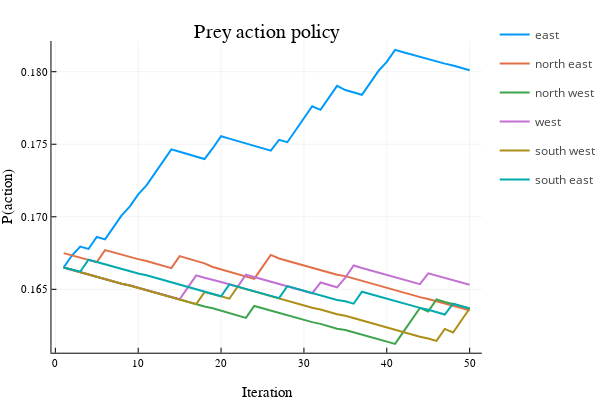

The notebook cell this image was saved under:
### Code cell
plot(x, prey, title = "Prey action policy", 
label = ["east" "north east" "north west" "west" "south west" "south east"], lw = 2)
xlabel!("Iteration")
ylabel!("P(action)")

### Figure 1 — Plotly figure (JSON) as saved in the notebook; plotly's stock layout.template omitted (floating-point values rounded to 4 significant figures)
{"data": [{"colorbar": {"title": ""}, "legendgroup": "east", "line": {"color": "rgba(0, 154, 250, 1.000)", "dash": "solid", "shape": "linear", "width": 2}, "mode": "lines", "name": "east", "showlegend": true, "type": "scatter", "x": [1, 2, 3, 4, 5, 6, 7, 8, 9, 10, 11, 12, 13, 14, 15, 16, 17, 18, 19, 20, 21, 22, 23, 24, 25, 26, 27, 28, 29, 30, 31, 32, 33, 34, 35, 36, 37, 38, 39, 40, 41, 42, 43, 44, 45, 46, 47, 48, 49, 50], "xaxis": "x", "y": [0.1665, 0.1673, 0.1679, 0.1678, 0.1686, 0.1684, 0.1693, 0.1701, 0.1707, 0.1715, 0.1722, 0.173, 0.1738, 0.1746, 0.1745, 0.1743, 0.1741, 0.174, 0.1747, 0.1756, 0.1754, 0.1752, 0.1751, 0.1749, 0.1747, 0.1746, 0.1753, 0.1751, 0.176, 0.1768, 0.1776, 0.1774, 0.1782, 0.179, 0.1787, 0.1786, 0.1784, 0.1792, 0.1801, 0.1807, 0.1815, 0.1813, 0.1812, 0.181, 0.1809, 0.1807, 0.1806, 0.1804, 0.1803, 0.1801], "yaxis": "y", "zmax": null, "zmin": null}, {"colorbar": {"title": ""}, "legendgroup": "north east", "line": {"color": "rgba(227, 111, 71, 1.000)", "dash": "solid", "shape": "linear", "width": 2}, "mode": "lines", "name": "north east", "showlegend": true, "type": "scatter", "x": [1, 2, 3, 4, 5, 6, 7, 8, 9, 10, 11, 12, 13, 14, 15, 16, 17, 18, 19, 20, 21, 22, 23, 24, 25, 26, 27, 28, 29, 30, 31, 32, 33, 34, 35, 36, 37, 38, 39, 40, 41, 42, 43, 44, 45, 46, 47, 48, 49, 50], "xaxis": "x", "y": [0.1675, 0.1673, 0.1672, 0.167, 0.1669, 0.1677, 0.1675, 0.1674, 0.1672, 0.1671, 0.167, 0.1668, 0.1666, 0.1665, 0.1673, 0.1671, 0.167, 0.1668, 0.1665, 0.1664, 0.1662, 0.166, 0.1659, 0.1657, 0.1665, 0.1674, 0.1671, 0.167, 0.1668, 0.1666, 0.1665, 0.1663, 0.1662, 0.166, 0.1659, 0.1657, 0.1656, 0.1654, 0.1652, 0.1651, 0.165, 0.1648, 0.1646, 0.1645, 0.1643, 0.1642, 0.164, 0.1639, 0.1637, 0.1636], "yaxis": "y", "zmax": null, "zmin": null}, {"colorbar": {"title": ""}, "legendgroup": "north west", "line": {"color": "rgba(62, 164, 78, 1.000)", "dash": "solid", "shape": "linear", "width": 2}, "mode": "lines", "name": "north west", "showlegend": true, "type": "scatter", "x": [1, 2, 3, 4, 5, 6, 7, 8, 9, 10, 11, 12, 13, 14, 15, 16, 17, 18, 19, 20, 21, 22, 23, 24, 25, 26, 27, 28, 29, 30, 31, 32, 33, 34, 35, 36, 37, 38, 39, 40, 41, 42, 43, 44, 45, 46, 47, 48, 49, 50], "xaxis": "x", "y": [0.1665, 0.1663, 0.1662, 0.166, 0.1659, 0.1657, 0.1656, 0.1654, 0.1653, 0.1651, 0.165, 0.1648, 0.1646, 0.1645, 0.1643, 0.1641, 0.164, 0.1638, 0.1637, 0.1635, 0.1634, 0.1632, 0.163, 0.1639, 0.1637, 0.1635, 0.1634, 0.1632, 0.1631, 0.1629, 0.1627, 0.1626, 0.1625, 0.1623, 0.1622, 0.162, 0.1619, 0.1617, 0.1615, 0.1614, 0.1612, 0.1621, 0.1629, 0.1637, 0.1635, 0.1643, 0.1641, 0.164, 0.1638, 0.1637], "yaxis": "y", "zmax": null, "zmin": null}, {"colorbar": {"title": ""}, "legendgroup": "west", "line": {"color": "rgba(195, 113, 210, 1.000)", "dash": "solid", "shape": "linear", "width": 2}, "mode": "lines", "name": "west", "showlegend": true, "type": "scatter", "x": [1, 2, 3, 4, 5, 6, 7, 8, 9, 10, 11, 12, 13, 14, 15, 16, 17, 18, 19, 20, 21, 22, 23, 24, 25, 26, 27, 28, 29, 30, 31, 32, 33, 34, 35, 36, 37, 38, 39, 40, 41, 42, 43, 44, 45, 46, 47, 48, 49, 50], "xaxis": "x", "y": [0.1665, 0.1663, 0.1662, 0.166, 0.1659, 0.1657, 0.1656, 0.1654, 0.1653, 0.1651, 0.165, 0.1648, 0.1646, 0.1645, 0.1643, 0.1651, 0.166, 0.1658, 0.1657, 0.1655, 0.1653, 0.1652, 0.166, 0.1658, 0.1657, 0.1655, 0.1654, 0.1652, 0.1651, 0.1649, 0.1647, 0.1655, 0.1653, 0.1651, 0.1658, 0.1666, 0.1665, 0.1663, 0.1661, 0.166, 0.1659, 0.1657, 0.1655, 0.1654, 0.1661, 0.1659, 0.1658, 0.1656, 0.1655, 0.1653], "yaxis": "y", "zmax": null, "zmin": null}, {"colorbar": {"title": ""}, "legendgroup": "south west", "line": {"color": "rgba(172, 142, 24, 1.000)", "dash": "solid", "shape": "linear", "width": 2}, "mode": "lines", "name": "south west", "showlegend": true, "type": "scatter", "x": [1, 2, 3, 4, 5, 6, 7, 8, 9, 10, 11, 12, 13, 14, 15, 16, 17, 18, 19, 20, 21, 22, 23, 24, 25, 26, 27, 28, 29, 30, 31, 32, 33, 34, 35, 36, 37, 38, 39, 40, 41, 42, 43, 44, 45, 46, 47, 48, 49, 50], "xaxis": "x", "y": [0.1665, 0.1663, 0.1662, 0.166, 0.1659, 0.1657, 0.1656, 0.1654, 0.1653, 0.1651, 0.165, 0.1648, 0.1646, 0.1645, 0.1643, 0.1641, 0.164, 0.1648, 0.1647, 0.1645, 0.1644, 0.1652, 0.165, 0.1648, 0.1647, 0.1645, 0.1644, 0.1642, 0.1641, 0.1639, 0.1637, 0.1636, 0.1634, 0.1633, 0.1632, 0.163, 0.1628, 0.1627, 0.1625, 0.1624, 0.1622, 0.1621, 0.1619, 0.1617, 0.1616, 0.1614, 0.1623, 0.162, 0.1628, 0.1637], "yaxis": "y", "zmax": null, "zmin": null}, {"colorbar": {"title": ""}, "legendgroup": "south east", "line": {"color": "rgba(0, 170, 174, 1.000)", "dash": "solid", "shape": "linear", "width": 2}, "mode": "lines", "name": "south east", "showlegend": true, "type": "scatter", "x": [1, 2, 3, 4, 5, 6, 7, 8, 9, 10, 11, 12, 13, 14, 15, 16, 17, 18, 19, 20, 21, 22, 23, 24, 25, 26, 27, 28, 29, 30, 31, 32, 33, 34, 35, 36, 37, 38, 39, 40, 41, 42, 43, 44, 45, 46, 47, 48, 49, 50], "xaxis": "x", "y": [0.1665, 0.1663, 0.1662, 0.167, 0.1669, 0.1667, 0.1665, 0.1664, 0.1663, 0.1661, 0.166, 0.1658, 0.1656, 0.1655, 0.1653, 0.1651, 0.165, 0.1648, 0.1647, 0.1645, 0.1653, 0.1652, 0.165, 0.1648, 0.1647, 0.1645, 0.1644, 0.1652, 0.1651, 0.1649, 0.1647, 0.1646, 0.1644, 0.1643, 0.1642, 0.164, 0.1648, 0.1647, 0.1645, 0.1644, 0.1642, 0.164, 0.1639, 0.1637, 0.1636, 0.1634, 0.1633, 0.164, 0.1638, 0.1637], "yaxis": "y", "zmax": null, "zmin": null}], "layout": {"annotations": [{"font": {"color": "rgba(0, 0, 0, 1.000)", "family": "sans-serif", "size": 20}, "rotation": 0, "showarrow": false, "text": "Prey action policy", "x": 0.5498, "xanchor": "center", "xref": "paper", "y": 1, "yanchor": "top", "yref": "paper"}], "height": 400, "legend_position": {"bgcolor": "rgba(255, 255, 255, 1.000)", "bordercolor": "rgba(0, 0, 0, 1.000)", "borderwidth": 1, "font": {"color": "rgba(0, 0, 0, 1.000)", "family": "sans-serif", "size": 11}, "title": {"font": {"color": "rgba(0, 0, 0, 1.000)", "family": "sans-serif", "size": 15}, "text": ""}, "tracegroupgap": 0, "traceorder": "normal", "x": 1, "xanchor": "auto", "y": 1, "yanchor": "auto"}, "margin": {"b": 20, "l": 0, "r": 0, "t": 20}, "paper_bgcolor": "rgba(255, 255, 255, 1.000)", "plot_bgcolor": "rgba(255, 255, 255, 1.000)", "showlegend": true, "width": 600, "xaxis": {"anchor": "y", "domain": [0.1061, 0.9934], "gridcolor": "rgba(0, 0, 0, 0.100)", "gridwidth": 0.5, "linecolor": "rgba(0, 0, 0, 1.000)", "mirror": false, "range": [-0.47, 51.47], "showgrid": true, "showline": true, "showticklabels": true, "tickangle": 0, "tickcolor": "rgb(0, 0, 0)", "tickfont": {"color": "rgba(0, 0, 0, 1.000)", "family": "sans-serif", "size": 11}, "tickmode": "array", "ticks": "inside", "ticktext": ["0", "10", "20", "30", "40", "50"], "tickvals": [0, 10, 20, 30, 40, 50], "title": "Iteration", "titlefont": {"color": "rgba(0, 0, 0, 1.000)", "family": "sans-serif", "size": 15}, "type": "-", "visible": true, "zeroline": false, "zerolinecolor": "rgba(0, 0, 0, 1.000)"}, "yaxis": {"anchor": "x", "domain": [0.07581, 0.9415], "gridcolor": "rgba(0, 0, 0, 0.100)", "gridwidth": 0.5, "linecolor": "rgba(0, 0, 0, 1.000)", "mirror": false, "range": [0.1606, 0.1821], "showgrid": true, "showline": true, "showticklabels": true, "tickangle": 0, "tickcolor": "rgb(0, 0, 0)", "tickfont": {"color": "rgba(0, 0, 0, 1.000)", "family": "sans-serif", "size": 11}, "tickmode": "array", "ticks": "inside", "ticktext": ["0.165", "0.170", "0.175", "0.180"], "tickvals": [0.165, 0.17, 0.175, 0.18], "title": "P(action)", "titlefont": {"color": "rgba(0, 0, 0, 1.000)", "family": "sans-serif", "size": 15}, "type": "-", "visible": true, "zeroline": false, "zerolinecolor": "rgba(0, 0, 0, 1.000)"}}}
